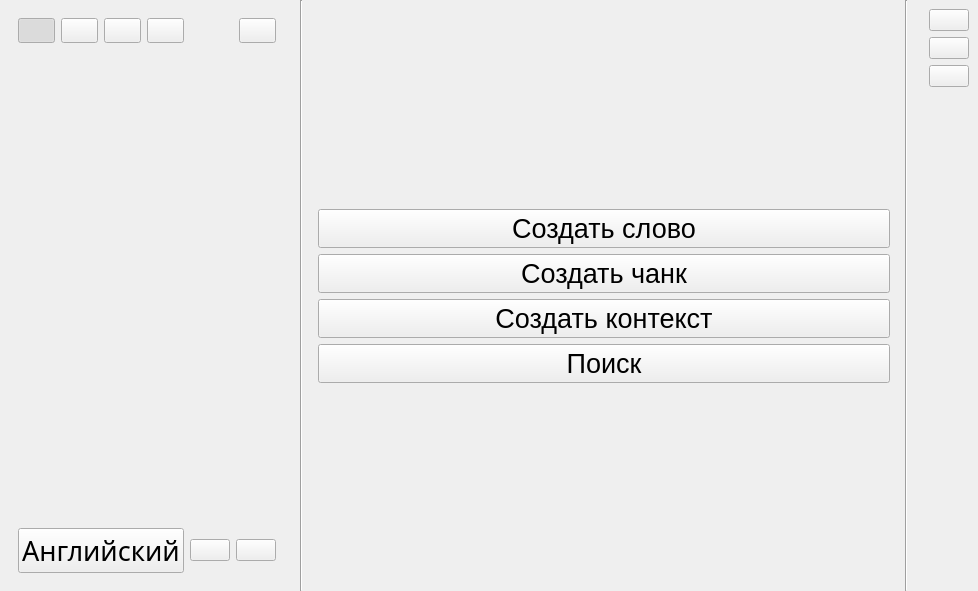
<?xml version="1.0" encoding="UTF-8"?>
<ui version="4.0">
 <class>MainWindow</class>
 <widget class="QMainWindow" name="MainWindow">
  <property name="geometry">
   <rect>
    <x>0</x>
    <y>0</y>
    <width>978</width>
    <height>591</height>
   </rect>
  </property>
  <property name="windowTitle">
   <string>MainWindow</string>
  </property>
  <property name="styleSheet">
   <string notr="true"/>
  </property>
  <widget class="QWidget" name="centralWidget">
   <layout class="QHBoxLayout" name="horizontalLayout" stretch="2,0,16,0,1">
    <property name="leftMargin">
     <number>0</number>
    </property>
    <property name="topMargin">
     <number>0</number>
    </property>
    <property name="rightMargin">
     <number>0</number>
    </property>
    <property name="bottomMargin">
     <number>0</number>
    </property>
    <item>
     <widget class="QWidget" name="listAndToolsAndSettingsWidget" native="true">
      <layout class="QVBoxLayout" name="verticalLayout" stretch="1,13,1">
       <item>
        <widget class="QWidget" name="toolsWidget" native="true">
         <layout class="QHBoxLayout" name="horizontalLayout_2">
          <item>
           <widget class="QPushButton" name="wordsListViewButton">
            <property name="font">
             <font>
              <family>Sans Serif</family>
             </font>
            </property>
            <property name="cursor">
             <cursorShape>PointingHandCursor</cursorShape>
            </property>
            <property name="text">
             <string/>
            </property>
            <property name="icon">
             <iconset resource="mainWindow.qrc">
              <normaloff>:/light_image/image/light/light_add_box.svg</normaloff>:/light_image/image/light/light_add_box.svg</iconset>
            </property>
            <property name="iconSize">
             <size>
              <width>40</width>
              <height>40</height>
             </size>
            </property>
            <property name="checkable">
             <bool>true</bool>
            </property>
            <property name="checked">
             <bool>true</bool>
            </property>
            <property name="autoExclusive">
             <bool>false</bool>
            </property>
            <property name="icon_path" stdset="0">
             <string>:/light_image/image/light/light_add_box.svg</string>
            </property>
            <attribute name="buttonGroup">
             <string notr="true">toolButtonGroup</string>
            </attribute>
           </widget>
          </item>
          <item>
           <widget class="QPushButton" name="chunksListViewButton">
            <property name="font">
             <font>
              <family>Sans Serif</family>
             </font>
            </property>
            <property name="cursor">
             <cursorShape>PointingHandCursor</cursorShape>
            </property>
            <property name="text">
             <string/>
            </property>
            <property name="icon">
             <iconset resource="mainWindow.qrc">
              <normaloff>:/light_image/image/light/light_cube.svg</normaloff>:/light_image/image/light/light_cube.svg</iconset>
            </property>
            <property name="iconSize">
             <size>
              <width>40</width>
              <height>40</height>
             </size>
            </property>
            <property name="checkable">
             <bool>true</bool>
            </property>
            <property name="checked">
             <bool>false</bool>
            </property>
            <property name="autoExclusive">
             <bool>false</bool>
            </property>
            <property name="icon_path" stdset="0">
             <string>:/light_image/image/light/light_cube.svg</string>
            </property>
            <attribute name="buttonGroup">
             <string notr="true">toolButtonGroup</string>
            </attribute>
           </widget>
          </item>
          <item>
           <widget class="QPushButton" name="contextListViewButton">
            <property name="font">
             <font>
              <family>Sans Serif</family>
             </font>
            </property>
            <property name="cursor">
             <cursorShape>PointingHandCursor</cursorShape>
            </property>
            <property name="text">
             <string/>
            </property>
            <property name="icon">
             <iconset resource="mainWindow.qrc">
              <normaloff>:/light_image/image/light/light_liblary_books.svg</normaloff>:/light_image/image/light/light_liblary_books.svg</iconset>
            </property>
            <property name="iconSize">
             <size>
              <width>40</width>
              <height>40</height>
             </size>
            </property>
            <property name="checkable">
             <bool>true</bool>
            </property>
            <property name="checked">
             <bool>false</bool>
            </property>
            <property name="autoExclusive">
             <bool>false</bool>
            </property>
            <property name="icon_path" stdset="0">
             <string>:/light_image/image/light/light_liblary_books.svg</string>
            </property>
            <attribute name="buttonGroup">
             <string notr="true">toolButtonGroup</string>
            </attribute>
           </widget>
          </item>
          <item>
           <widget class="QPushButton" name="favouriteListViewButton">
            <property name="font">
             <font>
              <family>Sans Serif</family>
             </font>
            </property>
            <property name="cursor">
             <cursorShape>PointingHandCursor</cursorShape>
            </property>
            <property name="text">
             <string/>
            </property>
            <property name="icon">
             <iconset resource="mainWindow.qrc">
              <normaloff>:/light_image/image/light/light_bookmark.svg</normaloff>:/light_image/image/light/light_bookmark.svg</iconset>
            </property>
            <property name="iconSize">
             <size>
              <width>40</width>
              <height>40</height>
             </size>
            </property>
            <property name="checkable">
             <bool>true</bool>
            </property>
            <property name="checked">
             <bool>false</bool>
            </property>
            <property name="autoExclusive">
             <bool>false</bool>
            </property>
            <property name="icon_path" stdset="0">
             <string>:/light_image/image/light/light_bookmark.svg</string>
            </property>
            <attribute name="buttonGroup">
             <string notr="true">toolButtonGroup</string>
            </attribute>
           </widget>
          </item>
          <item>
           <spacer name="horizontalSpacer">
            <property name="orientation">
             <enum>Qt::Orientation::Horizontal</enum>
            </property>
            <property name="sizeHint" stdset="0">
             <size>
              <width>40</width>
              <height>20</height>
             </size>
            </property>
           </spacer>
          </item>
          <item>
           <widget class="QPushButton" name="plusElementViewButton">
            <property name="font">
             <font>
              <family>Sans Serif</family>
             </font>
            </property>
            <property name="cursor">
             <cursorShape>PointingHandCursor</cursorShape>
            </property>
            <property name="text">
             <string/>
            </property>
            <property name="icon">
             <iconset resource="mainWindow.qrc">
              <normaloff>:/light_image/image/light/light_add.svg</normaloff>:/light_image/image/light/light_add.svg</iconset>
            </property>
            <property name="iconSize">
             <size>
              <width>40</width>
              <height>40</height>
             </size>
            </property>
            <property name="checkable">
             <bool>false</bool>
            </property>
            <property name="checked">
             <bool>false</bool>
            </property>
            <property name="autoExclusive">
             <bool>false</bool>
            </property>
           </widget>
          </item>
         </layout>
        </widget>
       </item>
       <item>
        <widget class="QWidget" name="listWidget" native="true">
         <layout class="QVBoxLayout" name="verticalLayout_2">
          <item>
           <widget class="QScrollArea" name="scrollArea">
            <property name="frameShape">
             <enum>QFrame::Shape::NoFrame</enum>
            </property>
            <property name="lineWidth">
             <number>0</number>
            </property>
            <property name="widgetResizable">
             <bool>true</bool>
            </property>
            <widget class="QWidget" name="scrollAreaWidgetContents">
             <property name="geometry">
              <rect>
               <x>0</x>
               <y>0</y>
               <width>362</width>
               <height>405</height>
              </rect>
             </property>
             <layout class="QVBoxLayout" name="verticalLayout_4">
              <item>
               <spacer name="verticalSpacer_2">
                <property name="orientation">
                 <enum>Qt::Orientation::Vertical</enum>
                </property>
                <property name="sizeHint" stdset="0">
                 <size>
                  <width>20</width>
                  <height>40</height>
                 </size>
                </property>
               </spacer>
              </item>
             </layout>
            </widget>
           </widget>
          </item>
         </layout>
        </widget>
       </item>
       <item>
        <widget class="QWidget" name="settingsWidget" native="true">
         <layout class="QHBoxLayout" name="horizontalLayout_3">
          <item>
           <widget class="QPushButton" name="changeLanguageButton">
            <property name="sizePolicy">
             <sizepolicy hsizetype="Expanding" vsizetype="Preferred">
              <horstretch>0</horstretch>
              <verstretch>0</verstretch>
             </sizepolicy>
            </property>
            <property name="font">
             <font>
              <family>Sans Serif</family>
              <pointsize>20</pointsize>
              <hintingpreference>PreferDefaultHinting</hintingpreference>
             </font>
            </property>
            <property name="cursor">
             <cursorShape>ArrowCursor</cursorShape>
            </property>
            <property name="layoutDirection">
             <enum>Qt::LayoutDirection::LeftToRight</enum>
            </property>
            <property name="text">
             <string>Английский</string>
            </property>
            <property name="icon">
             <iconset resource="mainWindow.qrc">
              <normaloff>:/light_image/image/light/light_expand_all.svg</normaloff>:/light_image/image/light/light_expand_all.svg</iconset>
            </property>
            <property name="iconSize">
             <size>
              <width>40</width>
              <height>40</height>
             </size>
            </property>
           </widget>
          </item>
          <item>
           <widget class="QPushButton" name="helpButton">
            <property name="sizePolicy">
             <sizepolicy hsizetype="Minimum" vsizetype="Fixed">
              <horstretch>0</horstretch>
              <verstretch>0</verstretch>
             </sizepolicy>
            </property>
            <property name="text">
             <string/>
            </property>
            <property name="icon">
             <iconset resource="mainWindow.qrc">
              <normaloff>:/light_image/image/light/light_help.svg</normaloff>:/light_image/image/light/light_help.svg</iconset>
            </property>
            <property name="iconSize">
             <size>
              <width>50</width>
              <height>50</height>
             </size>
            </property>
           </widget>
          </item>
          <item>
           <widget class="QPushButton" name="settingsButton">
            <property name="text">
             <string/>
            </property>
            <property name="icon">
             <iconset resource="mainWindow.qrc">
              <normaloff>:/light_image/image/light/light_settings.svg</normaloff>:/light_image/image/light/light_settings.svg</iconset>
            </property>
            <property name="iconSize">
             <size>
              <width>50</width>
              <height>50</height>
             </size>
            </property>
           </widget>
          </item>
         </layout>
        </widget>
       </item>
      </layout>
     </widget>
    </item>
    <item>
     <widget class="Line" name="line_2">
      <property name="orientation">
       <enum>Qt::Orientation::Vertical</enum>
      </property>
     </widget>
    </item>
    <item>
     <widget class="QWidget" name="workspaceWidget" native="true">
      <property name="styleSheet">
       <string notr="true"/>
      </property>
      <layout class="QVBoxLayout" name="verticalLayout_3">
       <item>
        <spacer name="topVerticalSpacer">
         <property name="orientation">
          <enum>Qt::Orientation::Vertical</enum>
         </property>
         <property name="sizeHint" stdset="0">
          <size>
           <width>20</width>
           <height>166</height>
          </size>
         </property>
        </spacer>
       </item>
       <item>
        <widget class="QPushButton" name="createWordButton">
         <property name="font">
          <font>
           <pointsize>20</pointsize>
          </font>
         </property>
         <property name="cursor">
          <cursorShape>PointingHandCursor</cursorShape>
         </property>
         <property name="styleSheet">
          <string notr="true"/>
         </property>
         <property name="text">
          <string>Создать слово</string>
         </property>
        </widget>
       </item>
       <item>
        <widget class="QPushButton" name="createChunkButton">
         <property name="font">
          <font>
           <pointsize>20</pointsize>
          </font>
         </property>
         <property name="cursor">
          <cursorShape>PointingHandCursor</cursorShape>
         </property>
         <property name="text">
          <string>Создать чанк</string>
         </property>
        </widget>
       </item>
       <item>
        <widget class="QPushButton" name="createContextButton">
         <property name="font">
          <font>
           <pointsize>20</pointsize>
          </font>
         </property>
         <property name="cursor">
          <cursorShape>PointingHandCursor</cursorShape>
         </property>
         <property name="text">
          <string>Создать контекст</string>
         </property>
        </widget>
       </item>
       <item>
        <widget class="QPushButton" name="searchButton">
         <property name="font">
          <font>
           <pointsize>20</pointsize>
          </font>
         </property>
         <property name="cursor">
          <cursorShape>PointingHandCursor</cursorShape>
         </property>
         <property name="text">
          <string>Поиск</string>
         </property>
        </widget>
       </item>
       <item>
        <spacer name="bottomVerticalSpacer">
         <property name="orientation">
          <enum>Qt::Orientation::Vertical</enum>
         </property>
         <property name="sizeHint" stdset="0">
          <size>
           <width>20</width>
           <height>166</height>
          </size>
         </property>
        </spacer>
       </item>
      </layout>
     </widget>
    </item>
    <item>
     <widget class="Line" name="line">
      <property name="orientation">
       <enum>Qt::Orientation::Vertical</enum>
      </property>
     </widget>
    </item>
    <item>
     <widget class="QWidget" name="actionWidget" native="true">
      <property name="styleSheet">
       <string notr="true"/>
      </property>
      <layout class="QFormLayout" name="formLayout">
       <property name="topMargin">
        <number>9</number>
       </property>
       <item row="1" column="1">
        <widget class="QPushButton" name="homeButton">
         <property name="layoutDirection">
          <enum>Qt::LayoutDirection::LeftToRight</enum>
         </property>
         <property name="text">
          <string/>
         </property>
         <property name="icon">
          <iconset resource="mainWindow.qrc">
           <normaloff>:/light_image/image/light/light_home.svg</normaloff>:/light_image/image/light/light_home.svg</iconset>
         </property>
         <property name="iconSize">
          <size>
           <width>85</width>
           <height>85</height>
          </size>
         </property>
        </widget>
       </item>
       <item row="2" column="1">
        <widget class="QPushButton" name="dashboardButton">
         <property name="text">
          <string/>
         </property>
         <property name="icon">
          <iconset resource="mainWindow.qrc">
           <normaloff>:/light_image/image/light/light_dashboard.svg</normaloff>:/light_image/image/light/light_dashboard.svg</iconset>
         </property>
         <property name="iconSize">
          <size>
           <width>85</width>
           <height>85</height>
          </size>
         </property>
        </widget>
       </item>
       <item row="3" column="1">
        <widget class="QPushButton" name="exportToAnkiButton">
         <property name="text">
          <string/>
         </property>
         <property name="icon">
          <iconset resource="mainWindow.qrc">
           <normaloff>:/light_image/image/light/light_anki.svg</normaloff>:/light_image/image/light/light_anki.svg</iconset>
         </property>
         <property name="iconSize">
          <size>
           <width>85</width>
           <height>85</height>
          </size>
         </property>
        </widget>
       </item>
       <item row="4" column="1">
        <spacer name="verticalSpacer">
         <property name="orientation">
          <enum>Qt::Orientation::Vertical</enum>
         </property>
         <property name="sizeHint" stdset="0">
          <size>
           <width>20</width>
           <height>0</height>
          </size>
         </property>
        </spacer>
       </item>
      </layout>
     </widget>
    </item>
   </layout>
  </widget>
 </widget>
 <resources>
  <include location="mainWindow.qrc"/>
 </resources>
 <connections/>
 <buttongroups>
  <buttongroup name="toolButtonGroup"/>
 </buttongroups>
</ui>
